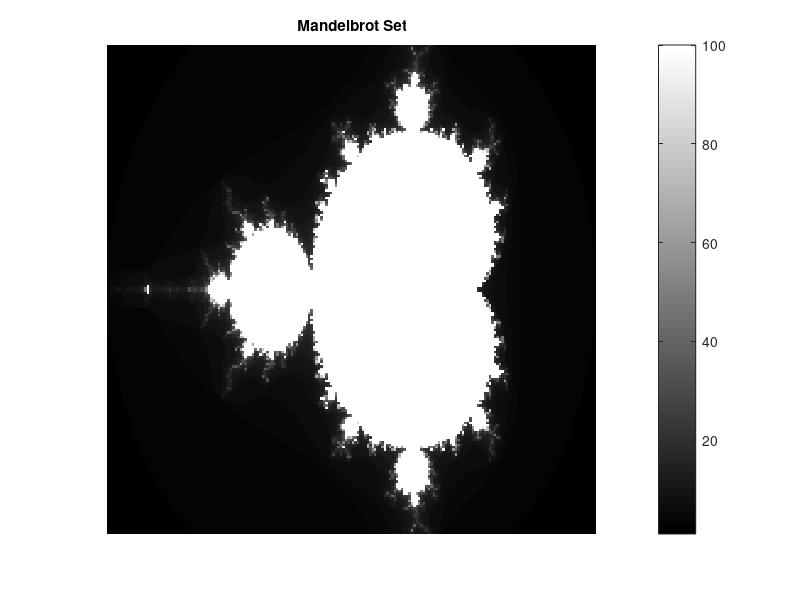
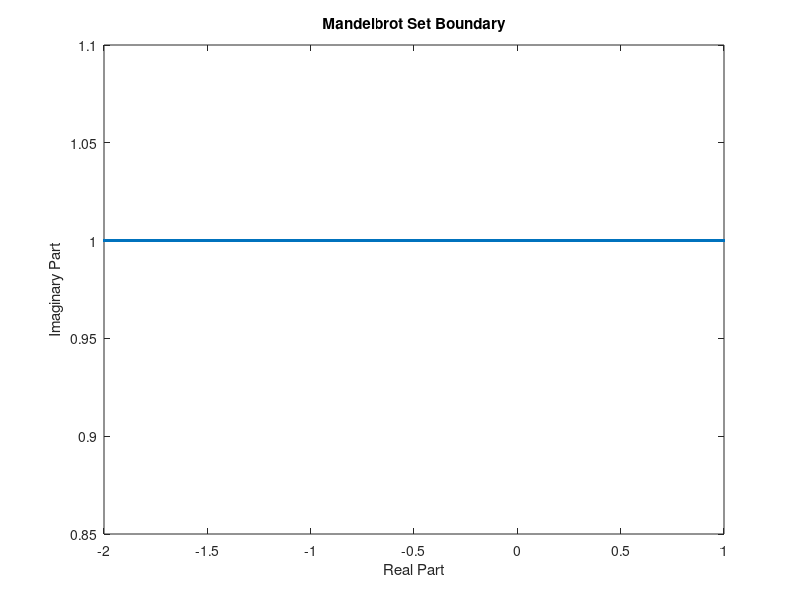
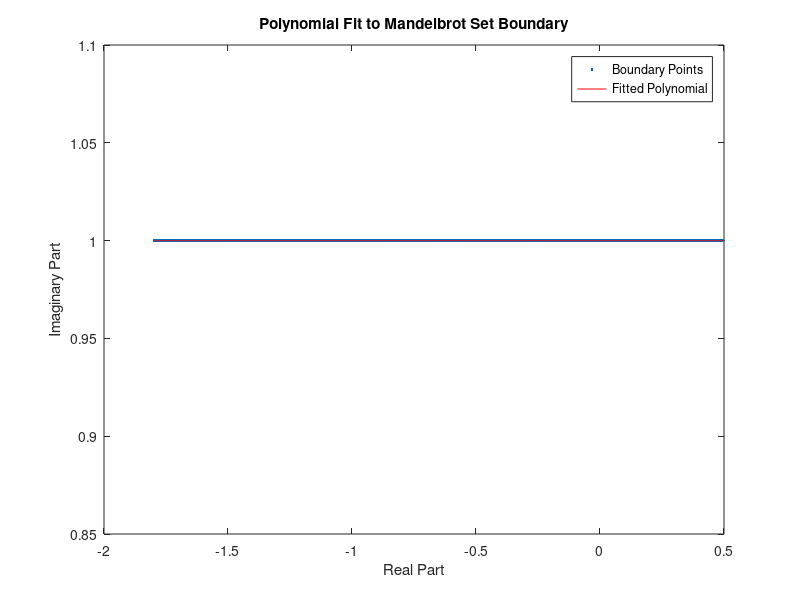

These charts were generated, in order, by the following MATLAB code:
% mandelbrot_boundary_analysis.m

% Create a folder to save results
folder_name = 'mandelbrot_results';
if ~exist(folder_name, 'dir')
    mkdir(folder_name);
end

%% 1. Implement the Mandelbrot Set Function
function it = fractal(c)
    z = 0;
    for it = 1:100
        z = z^2 + c;
        if abs(z) > 2.0
            return;
        end
    end
    it = 100;
end

%% 2. Visualize the Mandelbrot Set
N = 200;
x = linspace(-2.0, 1.0, N);
y = linspace(-1.0, 1.0, N);
[X, Y] = meshgrid(x, y);
C = X + Y * 1i;

IT = zeros(N, N);
for i = 1:N
    for j = 1:N
        IT(i, j) = fractal(C(i, j));
    end
end

figure;
imshow(IT, []);
colormap(jet);
colorbar;
title('Mandelbrot Set');
saveas(gcf, fullfile(folder_name, 'mandelbrot_set.png'));

%% 3. Implement the Bisection Method
function m = bisection(fn_f, s, e)
    tol = 1e-10;
    while abs(e - s) > tol
        m = (s + e) / 2;
        if fn_f(m) * fn_f(s) > 0
            s = m;
        else
            e = m;
        end
    end
end

%% 4. Find the Fractal Boundary
x_values = linspace(-2, 1, 1000);
y_boundary = zeros(size(x_values));

for i = 1:length(x_values)
    x = x_values(i);
    indicator_fn = @(y) (fractal(x + 1i * y) > 0) * 2 - 1;
    y_boundary(i) = bisection(indicator_fn, 0, 1);
end

figure;
plot(x_values, y_boundary, '.');
title('Mandelbrot Set Boundary');
xlabel('Real Part');
ylabel('Imaginary Part');
saveas(gcf, fullfile(folder_name, 'boundary_points.png'));

%% 5. Fit a Polynomial to the Boundary
valid_indices = (x_values > -1.8) & (x_values < 0.5);
x_fit = x_values(valid_indices);
y_fit = y_boundary(valid_indices);

p = polyfit(x_fit, y_fit, 15);

x_plot = linspace(min(x_fit), max(x_fit), 1000);
y_plot = polyval(p, x_plot);

figure;
plot(x_fit, y_fit, '.', x_plot, y_plot, 'r-');
legend('Boundary Points', 'Fitted Polynomial');
title('Polynomial Fit to Mandelbrot Set Boundary');
xlabel('Real Part');
ylabel('Imaginary Part');
saveas(gcf, fullfile(folder_name, 'polynomial_fit.png'));

%% 6. Implement Curve Length Calculation
function l = poly_len(p, s, e)
    dp = polyder(p);
    ds = @(x) sqrt(1 + polyval(dp, x).^2);
    l = integral(ds, s, e);
end

%% 7. Calculate the Boundary Length
s = min(x_fit);
e = max(x_fit);
boundary_length = poly_len(p, s, e);
fprintf('Approximate length of the Mandelbrot set boundary: %.4f\n', boundary_length);

% Save results to a text file
results_file = fullfile(folder_name, 'results.txt');
fid = fopen(results_file, 'w');
fprintf(fid, 'Approximate length of the Mandelbrot set boundary: %.4f\n', boundary_length);
fprintf(fid, '\nPolynomial coefficients:\n');
fprintf(fid, '%.6e\n', p);
fclose(fid);

% Save workspace variables
save(fullfile(folder_name, 'workspace.mat'));

disp(['Results saved in folder: ' folder_name]);